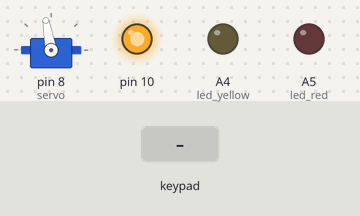
The sketch below on a simulated Arduino Uno, built with avr-gcc and run on an emulated ATmega328P. Parts: servo, output pins drawn as LEDs (lit = HIGH). The inputs (shaded band) are chosen by the test bench. Storage starts empty.

Above: at 1.2 s.
1.3 s: keypad keys 0 0 0 0 pressed 0.4 s apart
At 2.76 s:
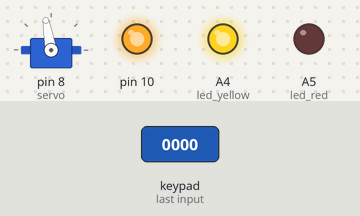
At 3.96 s:
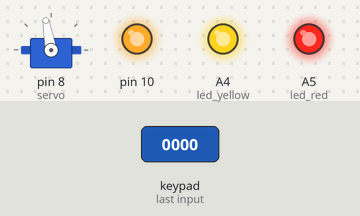
Timing chart, 0 to 10.4 s (numbered marks = the images above; inputs shaded):
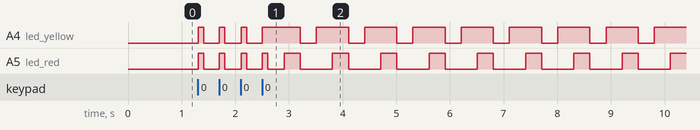

The sketch:

Project_r1.ino
```cpp
#include <SPI.h>
#include <SD.h>
#include <Servo.h>
#include <Keypad.h>

const char led_red = A5; // Set up constant values for pin assignments
const char led_yellow = A4;

//const char led_red = 49; //Mega
//const char led_yellow = 48; //Mega
const char servo = 8;
const char sdpin = 4;

Servo servo1;

char buf;


	//This is the initalization code for the keypad library
	const byte rows = 4; // four rows
	const byte cols = 3; // three columns

	char keys[rows][cols] = {
		{ '1', '2', '3' },
		{ '4', '5', '6' },
		{ '7', '8', '9' },
		{ '*', '0', '#' }
	};

	byte rowPins[rows] = { 0, 1, 2, 3 }; //connect row pins on board for Uno
	byte colPins[cols] = { 5, 6, 7 }; //connect column pins on board for Uno.
	//byte rowPins[rows] = { 29, 31, 33, 35 }; //MEGA pinout for debug; frees up pins 0 and 1
	//byte colPins[cols] = { 39, 41, 43 }; //MEGA pinout for debug; frees up pins 0 and 1

	Keypad keypad = Keypad(makeKeymap(keys), rowPins, colPins, rows, cols); //Initalize keypad.


void setup()
	{
	servo1.attach(servo); //Attach the the servo to pin 9.
	servo1.write(100); //Move the servo to neutral for testing

		pinMode(led_red, OUTPUT);
		pinMode(led_yellow, OUTPUT);

		//Serial.begin(9600);

		pinMode(10, OUTPUT);
		digitalWrite(10, HIGH);


		if (!SD.begin(sdpin))
		{
			Serial.println("Init failed!");

		}


	//Serial.println("Hello, World! Lock program beginning");

	//TODO: Add code to unlock door on power cycle here.

}

void loop()
{
	String instr = "0000"; //This will hold the user's entered code.


	//This handles the user's entry of the code.
	for (int incount = 0; incount < 4; incount++) //A for loop allows the user to enter 4 digits on the keypad
	{
		char next = keypad.waitForKey(); //Keypad code, accepts input

		digitalWrite(led_yellow, HIGH);
		digitalWrite(led_red, HIGH);
		delay(100);
		digitalWrite(led_yellow, LOW);
		digitalWrite(led_red, LOW);

		//Serial.println(next); //Debugging code, prints entered data to serial port

		instr.setCharAt(incount, next); //Uses the setCharAt bit of String type to change the number in instr.

		//Serial.println(instr); //More debug

	}


	//Serial.println(SD.exists("password.txt"));
	File datafile = SD.open("password.txt", FILE_READ);
	bool open = 0;
	//Serial.println(datafile);

	if (datafile)
	{
		//Serial.println("File opened");

		while (datafile.available()){
			buf = 0;
			//Serial.println(buf);

			String lookup = "0000";
			int lookup_index = 0;
			while ((buf != '\n') && (buf != '\r'))
			{

				buf = datafile.read();

				//Serial.println(buf);

				lookup.setCharAt(lookup_index, buf);
				lookup_index++;


				//Serial.println(lookup);


			}

			if (instr == lookup)
			{
				digitalWrite(led_yellow, HIGH);
				delay(5000);
				digitalWrite(led_yellow, LOW);
				open = 1;
				break;
			}


		}
		datafile.close();


		if (open == 0)
		{
			digitalWrite(led_red, HIGH);
			delay(5000);
			digitalWrite(led_red, LOW);

		}
	}
	else
	{
		while (true)
		{

			digitalWrite(led_yellow, HIGH);
			delay(300);
			digitalWrite(led_red, HIGH);
			delay(300);
			digitalWrite(led_yellow, LOW);
			digitalWrite(led_red, LOW);
			delay(300);
		}
	}

	/*
	if (instr == "1234") //If the input is valid, provide feedback to user and unlock door
	{
		digitalWrite(led_yellow, HIGH);
		//Serial.println("Pattern successful"); //Debug, comment out for final submission/demos. Or don't, if a MEGA is used.

		servo1.write(170);
		delay(5000);
		digitalWrite(led_yellow, LOW);
		servo1.write(100);


		//TODO: Add door unlock code.
	}
	else //Notify user they were wrong.
	{
		digitalWrite(led_red, HIGH);
		//Serial.println("Pattern failed!"); //Same as above.
		delay(5000);
		digitalWrite(led_red, LOW);

	}

	*/

}
```

Measured:
- after the input at 1.3 s, A4 (led_yellow): goes 3 × (HIGH 0.10 s, LOW 0.29 s), HIGH 0.71 s, 7 × (LOW 0.30 s, HIGH 0.60 s), LOW 0.30 s, then HIGH, starting at once; A5 (led_red): goes 4 × (HIGH 0.10 s, LOW 0.29 s), 8 × (HIGH 0.30 s, LOW 0.60 s), then HIGH, starting at once
